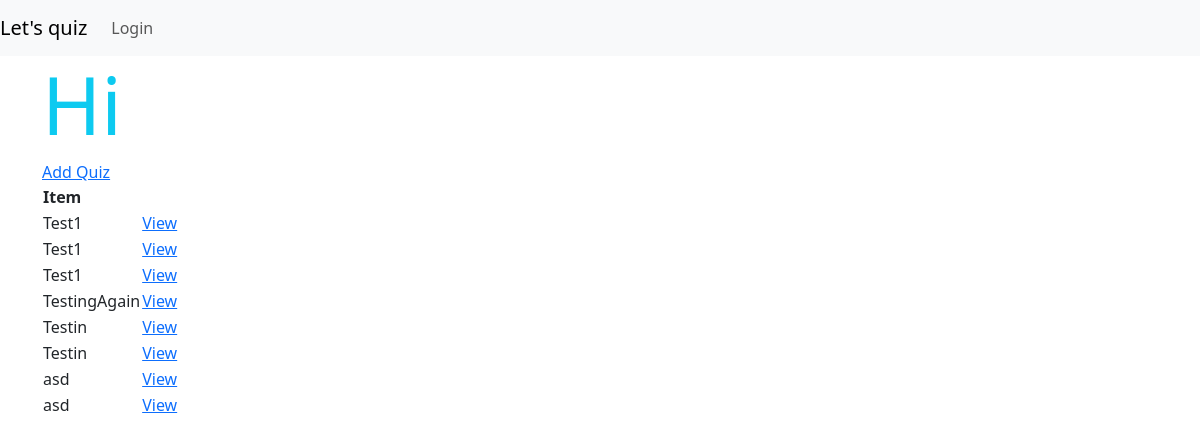
/, run on an earlier commit of the app's database.
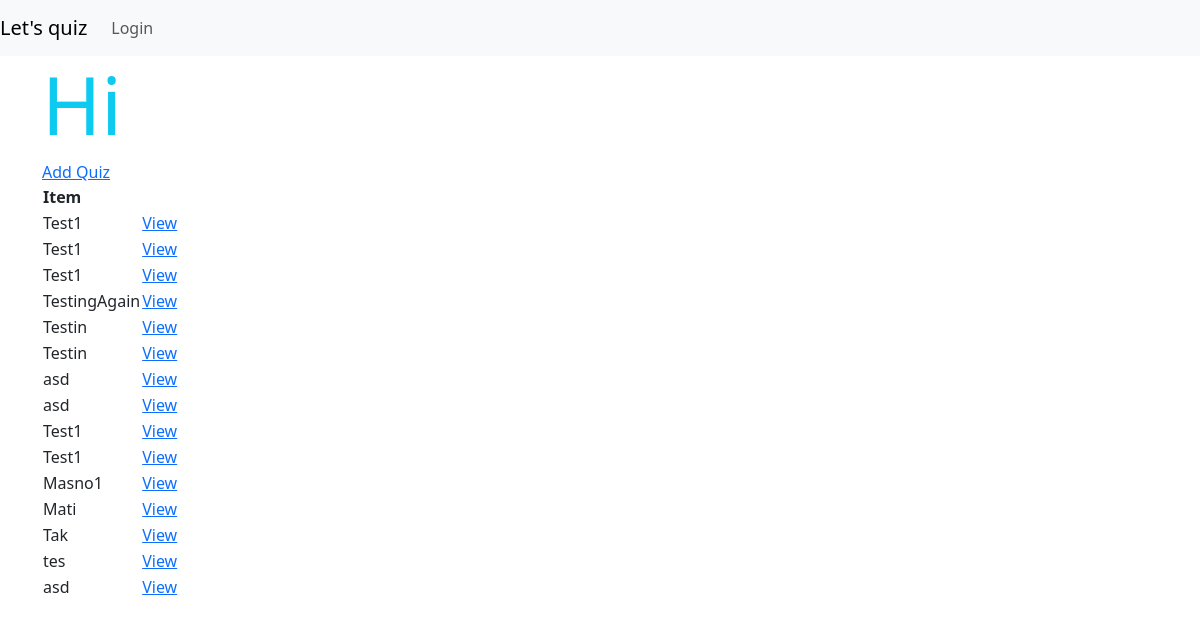
And on a later commit of the database.
### quiz/models.py (models this page shows, shortened)
class Quiz(models.Model):
    name = models.CharField(max_length=150)
    topic = models.CharField(max_length=120)
    number_of_questions = models.IntegerField()
    class Meta:
        verbose_name_plural = 'Quizes'

### quiz/views.py (the view)
# urls.py: path('', QuizList.as_view(), name='quizes'),
class QuizList(ListView):
    model = Quiz
    context_object_name = 'quizes'

### templates/quiz/quiz_list.html
{% extends 'quiz/base.html' %}
{% block content %}
    <h1 class="display-1 text-info">Hi {{ user.username }}</h1>
    <a href="{% url 'quiz:quiz-create' %}">Add Quiz</a>
    <table>
        <tr>
            <th>Item</th>
            <th></th>
        </tr>
        {% for quiz in quizes %}
        <tr>
            <td>{{quiz.name}}</td>
            <td><a href="{% url 'quiz:quiz' quiz.id %}">View</a></td>
        </tr>
        {% empty %}
        <h3>No quizes</h3>
        {% endfor %}
    </table>
{% endblock %}

### templates/quiz/base.html (shortened to what this page needs)
<!doctype html>
<html lang="en">
    <head>
        <link href="https://cdn.jsdelivr.net/npm/bootstrap@5.3.0-alpha1/dist/css/bootstrap.min.css" rel="stylesheet">
    </head>
    <body>
        {% include 'quiz/navbar.html' %}
    <div class="container">
        {% block content %}
        {% endblock %}
    </div>
    </body>
</html>

### templates/quiz/navbar.html (shortened to what this page needs)
<nav class="navbar navbar-expand-lg navbar-light bg-light">
    <a class="navbar-brand" href="{% url 'quiz:quizes' %}">Let's quiz</a>
    <div class="collapse navbar-collapse" id="navbarSupportedContent">
      <ul class="navbar-nav mr-auto">
        {% if user.is_authenticated %}
        <li class="nav-item">
        </li>
        {% else %}
        <li class="nav-item">
            <a class="nav-link" href="{% url 'quiz:login' %}">Login</a>
        </li>
        {% endif %}
      </ul>
    </div>
  </nav>

What changed in the data, as far as the page shows it:
added Quiz: name "Test1"
added Quiz: name "Test1"
added Quiz: name "Masno1"
added Quiz: name "Mati"
added Quiz: name "Tak"
added Quiz: name "tes"
added Quiz: name "asd"
